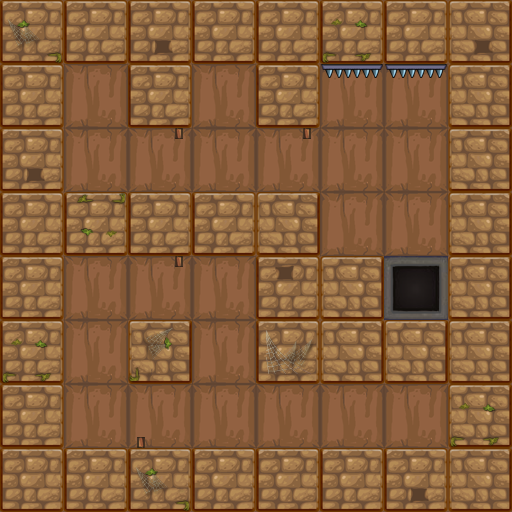

This is a level from a 2D game, rendered from its Tiled map with the project's own tilesets. A one-line summary and the map file follow, with tile-layer data summarised:
An orthogonal 8x8 tile map with 64x64 px tiles, 2 tile layers (bg1, fg1) and 22 objects (10x wall, 4x banziL, 2x torches, ding, key, ...).

<map version="1.0" orientation="orthogonal" renderorder="right-down" width="8" height="8" tilewidth="64" tileheight="64">
 <properties>
  <property name="maxStep" value="7" />
 </properties>
 <tileset firstgid="1" name="lv1map" tilewidth="64" tileheight="64">
  <image source="lv1map.png" width="256" height="256" />
 </tileset>
 <layer name="bg1" width="8" height="8">
  <data>[64 cells, 64 non-empty, 3 distinct tile ids]</data>
 </layer>
 <layer name="fg1" width="8" height="8">
  <data>[64 cells, 20 non-empty, 7 distinct tile ids]</data>
 </layer>
 <objectgroup name="obj1">
  <object name="wall" x="0" y="0" width="512" height="64" />
  <object name="wall" x="128" y="0" width="64" height="128" />
  <object name="wall" x="0" y="0" width="64" height="512" />
  <object name="wall" x="0" y="448" width="512" height="64" />
  <object name="wall" x="256" y="320" width="192" height="64" />
  <object name="wall" x="128" y="320" width="64" height="64" />
  <object name="wall" x="0" y="192" width="320" height="64" />
  <object name="wall" x="448" y="0" width="64" height="448" />
  <object name="ding" x="320" y="64" width="128" height="13" />
  <object name="key" x="64" y="384" width="64" height="64">
   <properties>
    <property name="active" value="false" />
    <property name="isArmature" value="true" />
   </properties>
  </object>
  <object name="door" x="384" y="384" width="64" height="64">
   <properties>
    <property name="isArmature" value="true" />
   </properties>
  </object>
  <object name="player" x="320" y="384" width="64" height="64" />
  <object name="torches" x="0" y="256" width="64" height="64" />
  <object name="torches" x="448" y="192" width="64" height="64" />
  <object name="wall" x="256" y="256" width="128" height="64" />
  <object name="wall" x="256" y="0" width="64" height="128" />
  <object name="banziL" x="128" y="384" width="13" height="64">
   <properties>
    <property name="isOver" value="false" />
   </properties>
  </object>
  <object name="banziL" x="179" y="256" width="13" height="64" />
  <object name="banziL" x="179" y="128" width="13" height="64" />
  <object name="banziL" x="307" y="128" width="13" height="64" />
  <object name="dong" x="384" y="256" width="64" height="64" />
  <object name="enemy" x="192" y="128" width="64" height="64" />
 </objectgroup>
</map>
